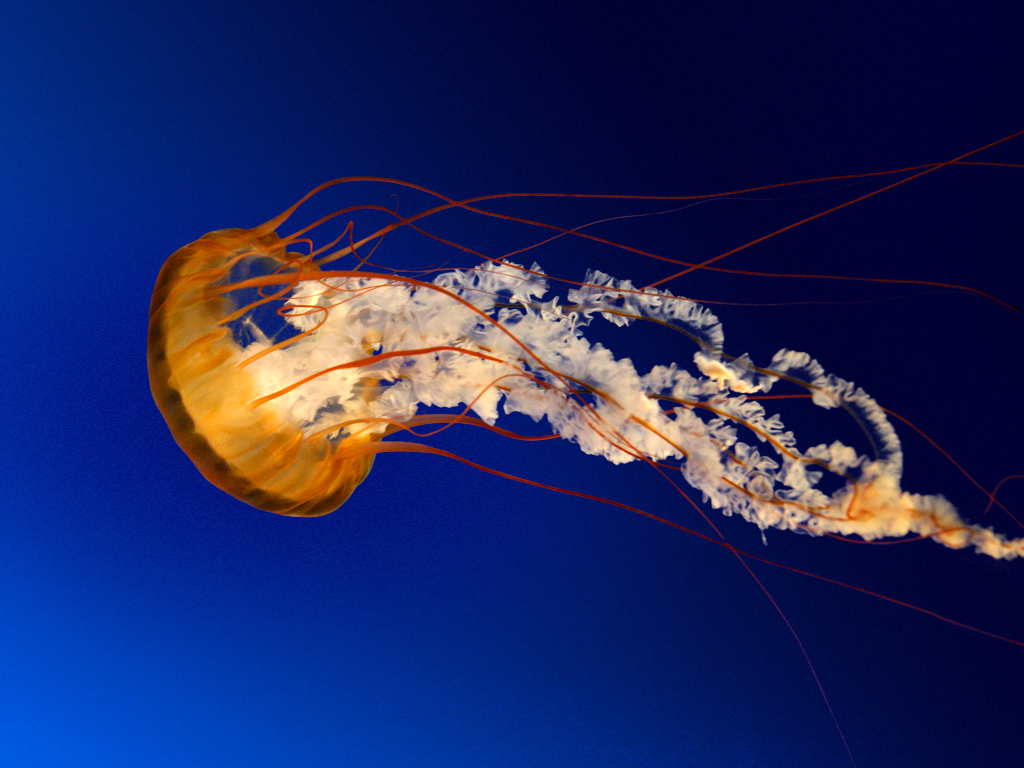
#> input picture threshold/Jellyfish.jpg, 1024 x 768 px
$ python threshold.py
#> lines starting #> are read from the running program, lines starting #| are printed output that depends on the picture; after the words box and inside, x2 and y2 are one past the last pixel; in counts of white or black regions, pixels touching at a corner belong together
import cv2
import numpy as np
img=cv2.imread("Jellyfish.jpg")
#> img is the input picture: shape (768, 1024, 3); mean B, G, R 97.4, 39.8, 31
gray=cv2.imread("Jellyfish.jpg",0)
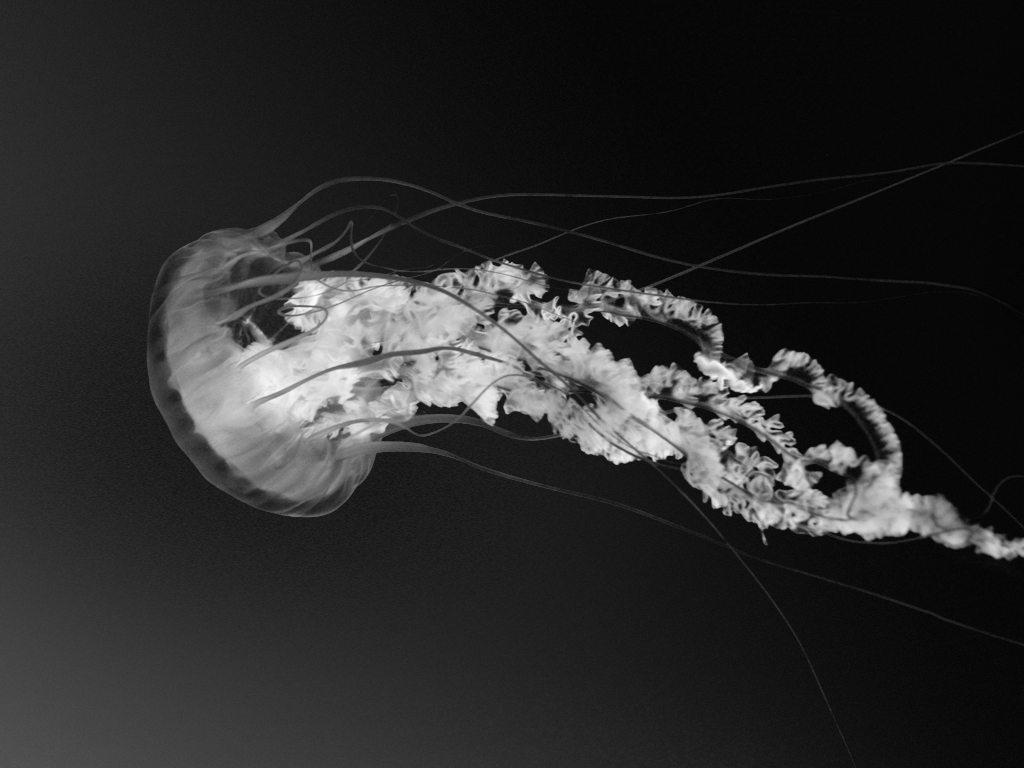
#> gray: shape (768, 1024); min 1, max 251, mean 43.6
_,thresh1=cv2.threshold(img,127,255,cv2.THRESH_BINARY)
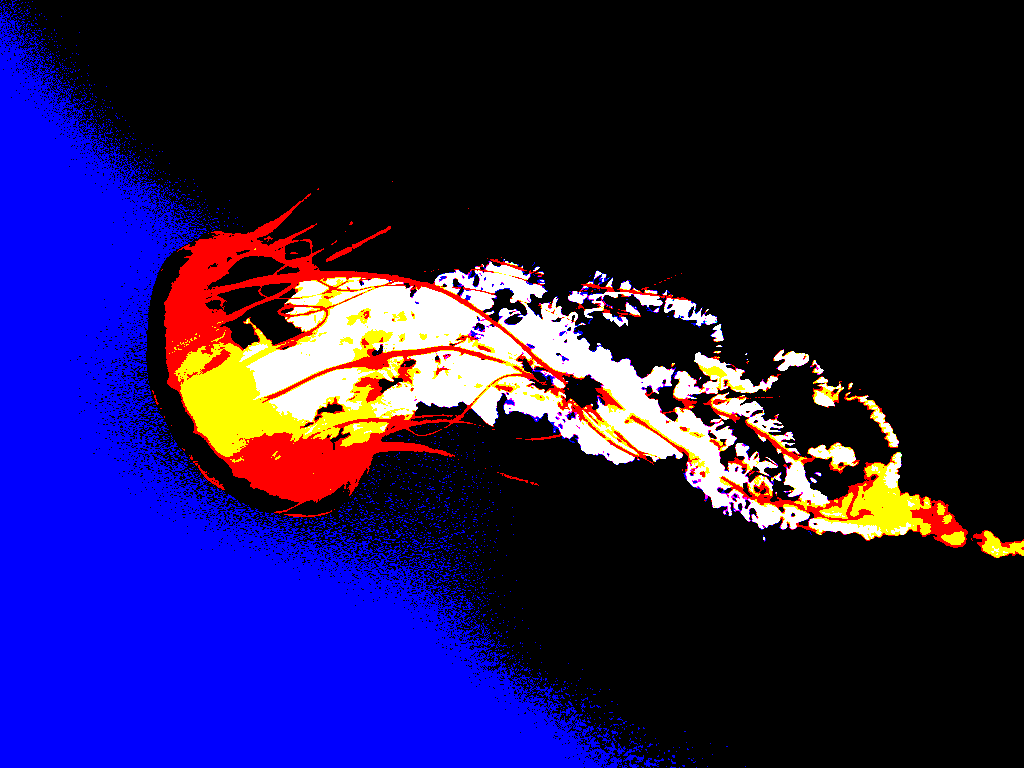
#> thresh1: shape (768, 1024, 3); mean B, G, R 77.5, 22.4, 33
_,thresh2=cv2.threshold(gray,100,255,cv2.THRESH_BINARY_INV)
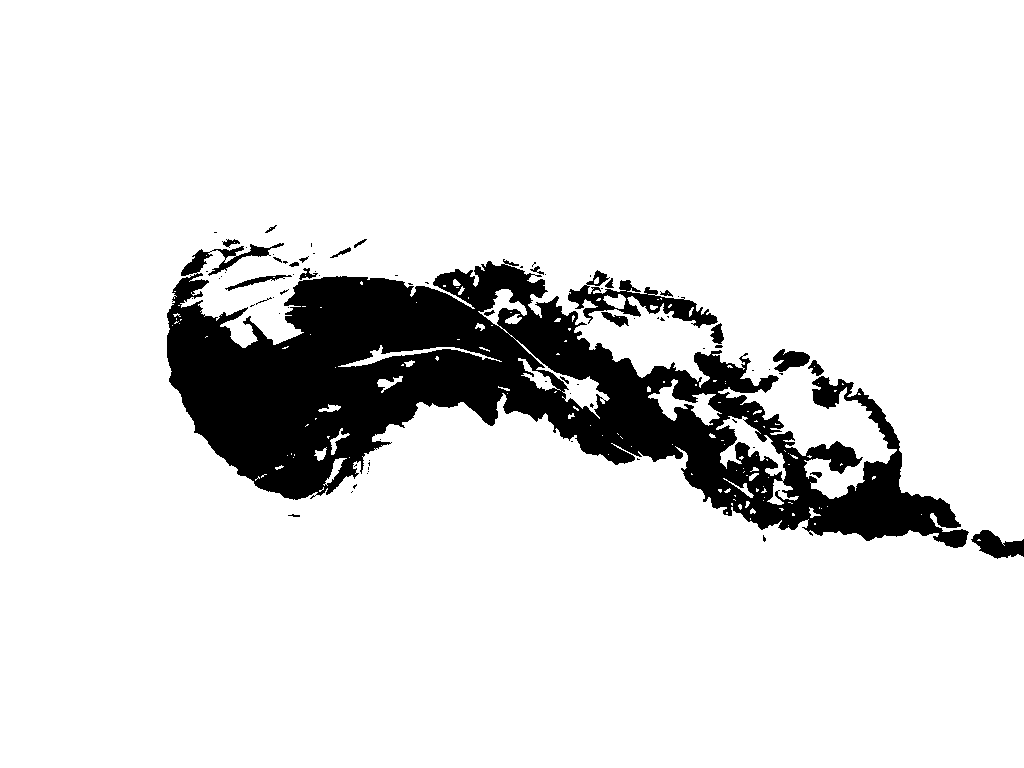
#> thresh2: shape (768, 1024); 87.9% white; 79 black regions (54 under 20 px), largest, box (x1, y1, x2, y2) and area: (167, 243, 969, 548) 89842, (568, 270, 718, 328) 2563, (971, 530, 1024, 559) 870
thresh3=cv2.adaptiveThreshold(gray,255,cv2.ADAPTIVE_THRESH_MEAN_C,cv2.THRESH_BINARY,11,2)
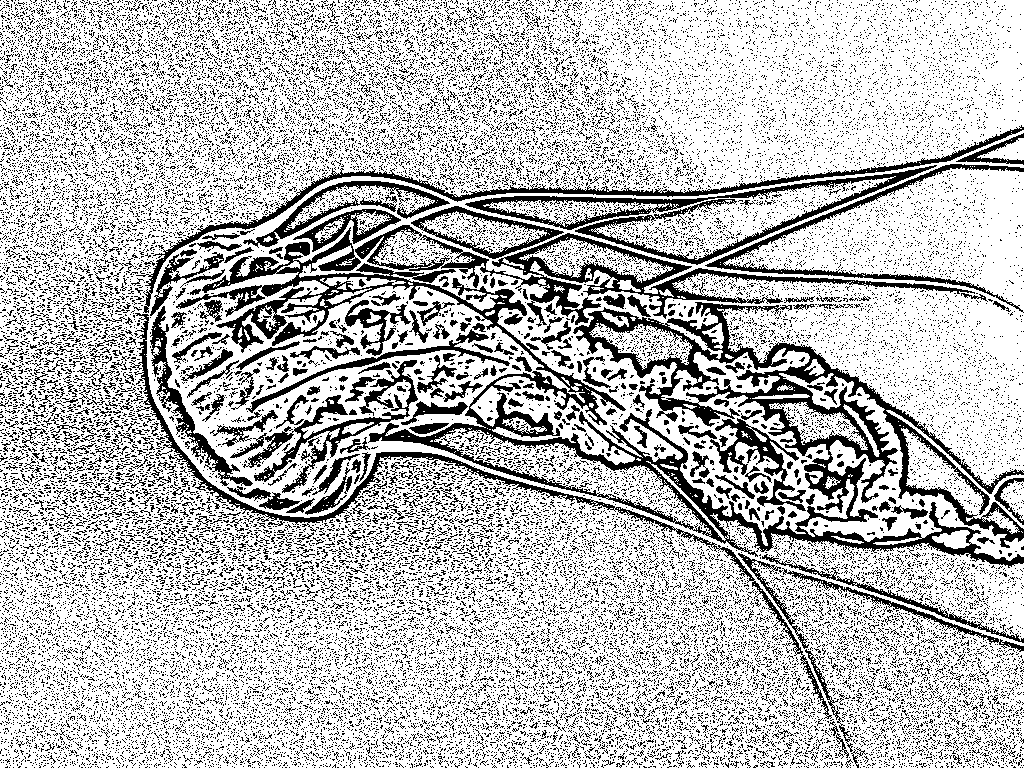
#> thresh3: shape (768, 1024); 74.1% white; 34840 black regions (34311 under 20 px), largest, box (x1, y1, x2, y2) and area: (176, 227, 1024, 568) 37352, (355, 225, 975, 327) 7989, (465, 165, 937, 265) 5692
cv2.imshow('Image',img)
cv2.imshow('Thresh1',thresh1)
cv2.imshow('Thresh2',thresh2)
cv2.imshow('Thresh3',thresh3)
cv2.waitKey(0)
#> (the run stopped early here; a loop or call above may not have finished)
